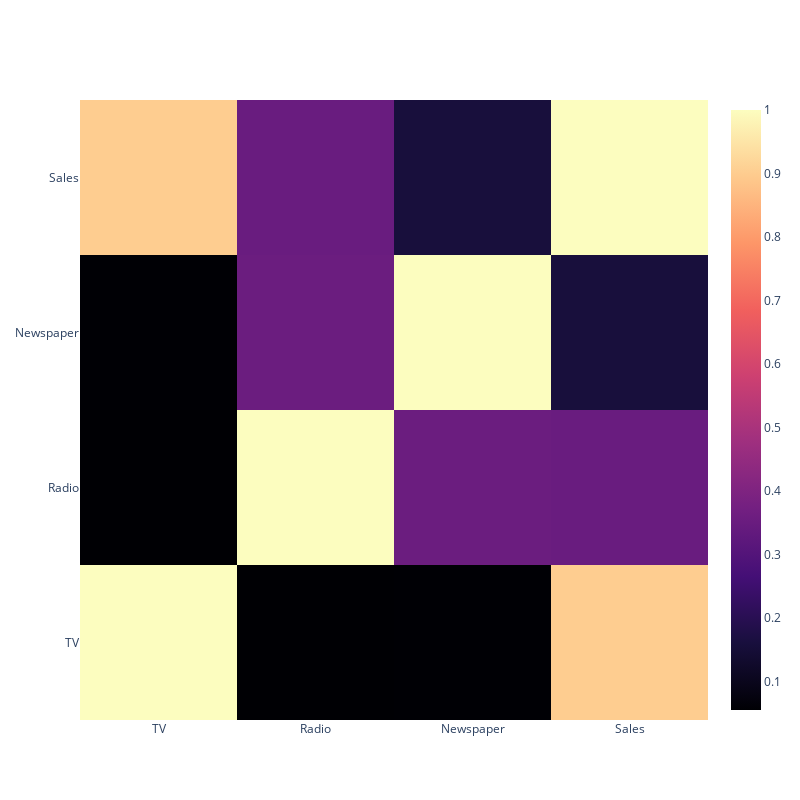

Here is the notebook cell this chart was saved with:
### Markdown cell above
<h3>Correlation matrix</h3>

Correlation is a statistical indicator that quantifies the degree to which two variables change in relation to each other. It indicates the strength and direction of the linear relationship between two variables. The correlation coefficient is denoted by “r”, and it ranges from -1 to 1.

### Code cell
# Heatmap of corrlation matrix

df_corr = df[['TV', 'Radio', 'Newspaper', 'Sales']].corr(numeric_only=True) # Generate correlation matrix
print(df_corr)
trace = go.Heatmap(
    x = df_corr.columns,
    y = df_corr.index,
    z = np.array(df_corr),
    type = 'heatmap',
    colorscale = 'Magma'
)
data = [trace]
fig = go.Figure(data = data)
fig.update_layout(
    autosize=False,
    width=800,
    height=800
)

iplot(fig)

### Figure 1 — Plotly figure (JSON) as saved in the notebook; plotly's stock layout.template omitted (floating-point values rounded to 4 significant figures)
{"data": [{"colorscale": [[0, "#000004"], [0.1111, "#180f3d"], [0.2222, "#440f76"], [0.3333, "#721f81"], [0.4444, "#9e2f7f"], [0.5556, "#cd4071"], [0.6667, "#f1605d"], [0.7778, "#fd9668"], [0.8889, "#feca8d"], [1, "#fcfdbf"]], "type": "heatmap", "x": ["TV", "Radio", "Newspaper", "Sales"], "y": ["TV", "Radio", "Newspaper", "Sales"], "z": [[1, 0.05481, 0.05665, 0.9012], [0.05481, 1, 0.3541, 0.3496], [0.05665, 0.3541, 1, 0.158], [0.9012, 0.3496, 0.158, 1]]}], "layout": {"autosize": false, "height": 800, "width": 800}}
